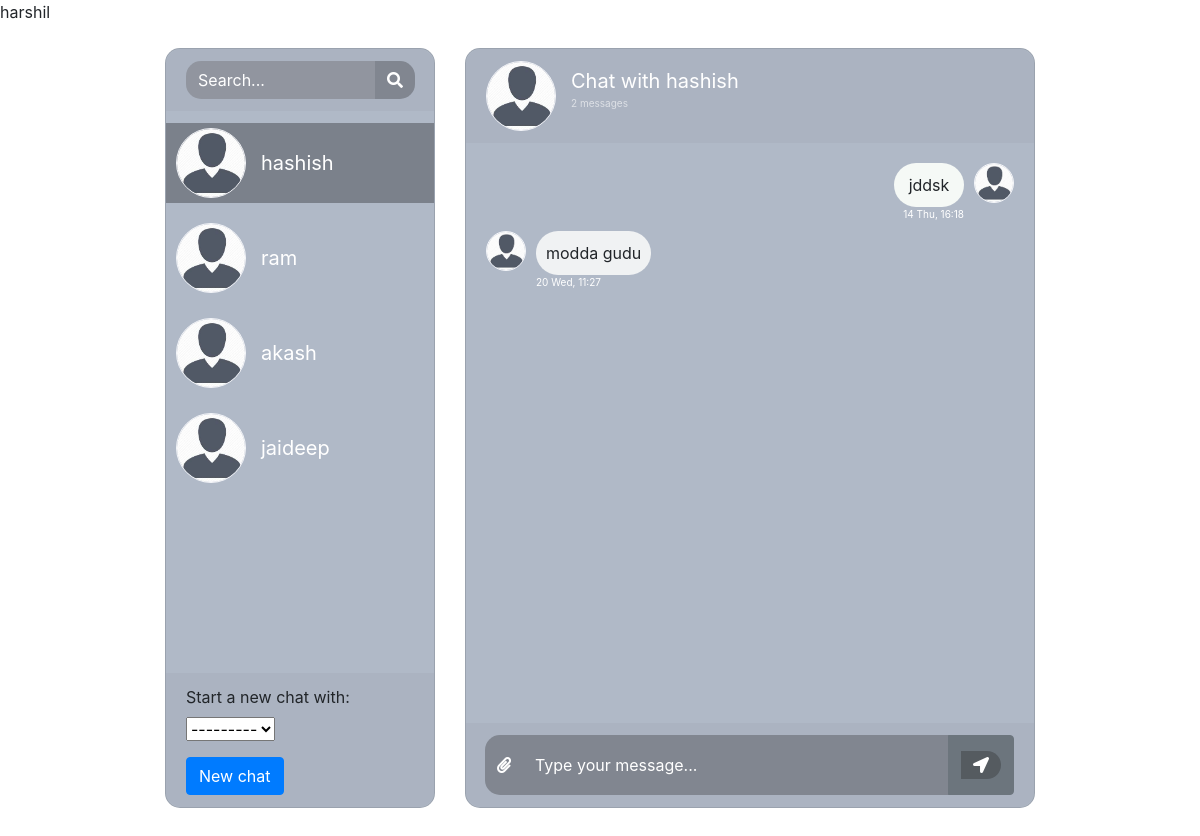
The page /chat/message/ (signed in) on the database as committed earlier.
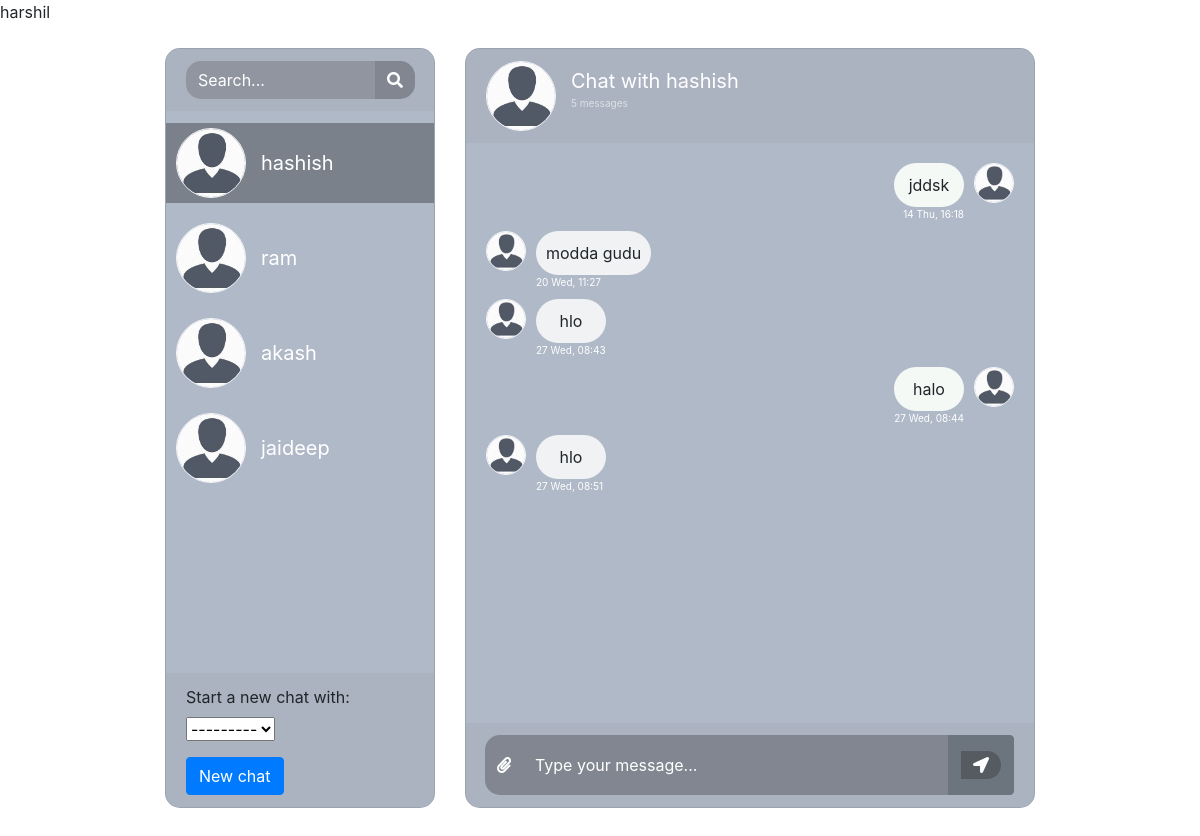
The same page on the database as committed later.
### members/models.py (models this page shows)
class CustomUser(AbstractUser):
    user_type = models.CharField(max_length=20, choices=USER_TYPES, default='student' ,null=True)
    roll_no = models.IntegerField("roll no.",null=True)
    phone_no = PhoneNumberField("Phone No.",null=True)
    def __str__(self):
        return self.username

### chat/models.py (models this page shows)
class Thread(models.Model):
    first_person = models.ForeignKey(User, on_delete=models.CASCADE, null=True, blank=True, related_name='thread_first_person')
    second_person = models.ForeignKey(User, on_delete=models.CASCADE, null=True, blank=True,
                                     related_name='thread_second_person')
    updated = models.DateTimeField(auto_now=True)
    timestamp = models.DateTimeField(auto_now_add=True)
    objects = ThreadManager()
    class Meta:
        unique_together = ['first_person', 'second_person']

class ChatMessage(models.Model):
    thread = models.ForeignKey(Thread, null=True, blank=True, on_delete=models.CASCADE, related_name='chatmessage_thread')
    user = models.ForeignKey(User, on_delete=models.CASCADE)
    message = models.TextField()
    timestamp = models.DateTimeField(auto_now_add=True)

### chat/views.py (the view)
# urls.py: path('message/', views.messages_page,name='messages_page'),
@login_required
def messages_page(request):
    users = CustomUser.objects.exclude(pk=request.user.id).exclude(
        thread_first_person__second_person=request.user
    ).exclude(
        thread_second_person__first_person=request.user
    )
    threads = Thread.objects.by_user(user=request.user).prefetch_related('chatmessage_thread').order_by('timestamp')
    if request.method == 'POST':
        form = CreateThreadForm(request.POST, user=request.user)
        if form.is_valid():
            second_person = form.cleaned_data['second_person']
            new_thread = Thread.objects.create(first_person=request.user, second_person=second_person)
            return redirect('chat:messages_page')
    else:
        form = CreateThreadForm(user=request.user)
    context = {
        'Threads': threads,
        'users': users,
        'form': form,
    }
    return render(request, 'messages.html', context)

### chat/forms.py
class CreateThreadForm(forms.Form):
    def __init__(self, *args, **kwargs):
        user = kwargs.pop('user', None)
        super(CreateThreadForm, self).__init__(*args, **kwargs)
        if user:
            users = CustomUser.objects.exclude(id=user.id)
            connected_users = CustomUser.objects.filter(
                Q(thread_first_person__second_person=user) |
                Q(thread_second_person__first_person=user)
            )
            self.fields['second_person'].queryset = users.exclude(id__in=connected_users)
    second_person = forms.ModelChoiceField(
        queryset=CustomUser.objects.none(),  # We set an empty initial queryset
        label="Start a new chat with"
    )

### chat/models.py (called while the page is built)
    def by_user(self, **kwargs):
        user = kwargs.get('user')
        lookup = Q(first_person=user) | Q(second_person=user)
        qs = self.get_queryset().filter(lookup).distinct()
        return qs

### chat/templates/messages.html (shortened to what this page needs)
{% load static %}
<!DOCTYPE html>
<html>
	<head>
		<link rel="stylesheet" href="https://stackpath.bootstrapcdn.com/bootstrap/4.1.3/css/bootstrap.min.css">
		<link rel="stylesheet" href="https://use.fontawesome.com/releases/v5.5.0/css/all.css">
		<link rel="stylesheet" type="text/css" href="https://cdnjs.cloudflare.com/ajax/libs/malihu-custom-scrollbar-plugin/3.1.5/jquery.mCustomScrollbar.min.css">
        <link href="https://cdnjs.cloudflare.com/ajax/libs/select2/4.0.13/css/select2.min.css" rel="stylesheet" />
    </head>
	<body>
    {% if user.is_authenticated %}
    {{user}}
    {% endif %}
		<div class="container-fluid h-100">
			<div class="row justify-content-center h-100 ">
				<div class="col-md-4 col-xl-3 chat h-100 mt-4">
                    <div class="card mb-sm-3 mb-md-0 contacts_card">
					<div class="card-header">
						<div class="input-group">
							<input type="text" placeholder="Search..." name="" class="form-control search">
							<div class="input-group-prepend">
								<span class="input-group-text search_btn"><i class="fas fa-search"></i></span>
							</div>
						</div>
					</div>
					<div class="card-body contacts_body">
						<ui class="contacts">
                            {% for thread in Threads %}
                                <li class="{% if forloop.first %}active{% endif %} contact-li" chat-id="chat_{{ thread.id }}" style="cursor: pointer">
                                    <div class="d-flex bd-highlight">
                                        <div class="img_cont">
                                            <img src="/static/chat_img.jpeg" class="rounded-circle user_img">
                                        </div>
                                        <div class="user_info">
                                            {% if thread.first_person == user %}
                                                <span>{{ thread.second_person.username }}</span>
                                            {% else %}
                                                <span>{{ thread.first_person.username }}</span>
                                            {% endif %}
                                        </div>
                                    </div>
                                </li>
                            {% endfor %}
						</ui>
					</div>
<div class="card-footer">
    <form method="post" id="createThreadForm">
        {{ form.as_p }}
        <button type="submit" class="btn btn-primary">New chat</button>
    </form>
</div>
				</div></div>
				<div class="col-md-8 col-xl-6 chat h-100 mt-4">
					<div class="card">
                        {% for thread in Threads %}
                            <div class="messages-wrapper  {% if forloop.first %}hide is_active{% else %}hide{% endif %}" chat-id="chat_{{ thread.id }}" other-user-id="
                                        {% if thread.first_person == user %}
                                            {{ thread.second_person.id }}
                                        {% else %}
                                            {{ thread.first_person.id }}
                                        {% endif %}
                                    ">
                                <div class="card-header msg_head">
                                    <div class="d-flex bd-highlight">
                                        <div class="img_cont">
                                            <img src="/static/chat_img.jpeg" class="rounded-circle user_img">
                                        </div>
                                        <div class="user_info">
                                            {% if thread.first_person == user %}
                                                    <span>Chat with {{ thread.second_person.username }}</span>
                                            {% else %}
                                                <span>Chat with {{ thread.first_person.username }}</span>
                                            {% endif %}
                                            <p>{{ thread.chatmessage_thread.all.count }} messages</p>
                                        </div>
                                    </div>
                                </div>
                                <div class="card-body msg_card_body">
                                    {% for chat in thread.chatmessage_thread.all %}
                                        {% if chat.user == user %}
                                            <div class="d-flex mb-4 replied">
                                                <div class="msg_cotainer_send">
                                                    {{ chat.message }}
                                                    <span class="msg_time_send">{{ chat.timestamp|date:"d D" }}, {{ chat.timestamp|time:"H:i" }}</span>
                                                </div>
                                            <div class="img_cont_msg">
                                                <img src="/static/chat_img.jpeg" class="rounded-circle user_img_msg">
                                            </div>
                                        </div>
                                        {% else %}
                                            <div class="d-flex mb-4 received">
                                            <div class="img_cont_msg">
                                                <img src="/static/chat_img.jpeg" class="rounded-circle user_img_msg">
                                            </div>
                                            <div class="msg_cotainer">
                                                {{ chat.message }}
                                                <span class="msg_time">{{ chat.timestamp|date:"d D" }}, {{ chat.timestamp|time:"H:i" }}</span>
                                            </div>
                                        </div>
                                        {% endif %}
                                    {% endfor %}
                                </div>
					        </div>
                        {% endfor %}
                        <div class="card-footer">
                                <form id="send-message-form">
                                    <div class="input-group">
                                        <div class="input-group-append">
                                            <span class="input-group-text attach_btn"><i class="fas fa-paperclip"></i></span>
                                        </div>
                                        <input type="text" name="" id="input-message" class="form-control type_msg" placeholder="Type your message...">
                                        <div class="input-group-append">
                                            <button class="btn btn-secondary" type="submit">
                                                <span class="input-group-text send_btn">
                                                    <i class="fas fa-location-arrow"></i>
                                                </span>
                                            </button>
                                        </div>
                                </div>
                                </form>
                            </div>
                    </div>
				</div>
			</div>
		</div>
	</body>
</html>

### chat/templates/messages.html (style rules this page uses)
body, html { height: 100%; margin: 0; }
.chat { margin-top: auto; margin-bottom: auto; }
.card { height: 95%; border-radius: 15px !important; background-color: rgba(59, 80, 115, 0.4) !important; }
.contacts_body { padding: 0.75rem 0 !important; overflow-y: auto; white-space: nowrap; }
.msg_card_body { overflow-y: auto; max-height: 80%; padding-bottom: 20px; }
.card-header { border-radius: 15px 15px 0 0 !important; border-bottom: 0 !important; }
.card-footer { border-radius: 0 0 15px 15px !important; border-top: 0 !important; bottom: 0; position: absolute; width: 100%; }
.search { border-radius: 15px 0 0 15px !important; background-color: rgba(83, 80, 80, 0.3) !important; border: 0 !important; color: rgb(249, 247, 247) !important; }
.type_msg::placeholder { color: white; }
.search::placeholder { color: white; }
.type_msg { background-color: rgba(32, 32, 32, 0.3) !important; border: 0 !important; color: white !important; height: 60px !important; overflow-y: auto; }
.attach_btn { border-radius: 15px 0 0 15px !important; background-color: rgba(32, 32, 32, 0.3) !important; border: 0 !important; color: white !important; cursor: pointer; }
.send_btn { border-radius: 0 15px 15px 0 !important; background-color: rgba(32, 32, 32, 0.3) !important; border: 0 !important; color: white !important; cursor: pointer; }
.search_btn { border-radius: 0 15px 15px 0 !important; background-color: rgba(32, 32, 32, 0.3) !important; border: 0 !important; color: white !important; cursor: pointer; }
.contacts { list-style: none; padding: 0; }
.contacts li { width: 100% !important; padding: 5px 10px; margin-bottom: 15px !important; }
.active { background-color: rgba(0, 0, 0, 0.3); }
.user_img { height: 70px; width: 70px; border: 1.5px solid #f5f6fa; }
.user_img_msg { height: 40px; width: 40px; border: 1.5px solid #f5f6fa; }
.img_cont { position: relative; height: 70px; width: 70px; }
.img_cont_msg { height: 40px; width: 40px; }
.user_info { margin-top: auto; margin-bottom: auto; margin-left: 15px; }
.user_info span { font-size: 20px; color: white; }
.user_info p { font-size: 10px; color: rgba(255, 255, 255, 0.6); }
.msg_cotainer { margin-top: auto; margin-bottom: auto; margin-left: 10px; border-radius: 25px; background-color: #f0f2f3; padding: 10px; position: relative; min-width: 70px; text-align: center; }
.msg_cotainer_send { min-width: 70px; text-align: center; margin-top: auto; margin-bottom: auto; margin-right: 10px; border-radius: 25px; background-color: #f5f9f6; padding: 10px; position: relative; }
.msg_time { position: absolute; left: 0; bottom: -15px; color: rgb(255, 255, 255); font-size: 10px; }
.msg_time_send { position: absolute; right: 0; bottom: -15px; color: rgb(255, 255, 255); font-size: 10px; }
.msg_head { position: relative; }
.received { justify-content: flex-start; }
.replied { justify-content: flex-end; }
.is_active { display: block !important; }
.hide { display: none; }
.msg_card_body { -ms-overflow-style: none; scrollbar-width: none; }
.messages-wrapper { height: 100%; }

Rows that differ between the two databases and show on the page:
computed for Thread "hashish": chatmessage_thread.all.count "2" → "5"
added ChatMessage: message "hlo", timestamp "27 Wed", timestamp "08:43", shown under Thread "hashish"
added ChatMessage: message "halo", timestamp "27 Wed", timestamp "08:44", shown under Thread "hashish"
added ChatMessage: message "hlo", timestamp "27 Wed", timestamp "08:51", shown under Thread "hashish"
